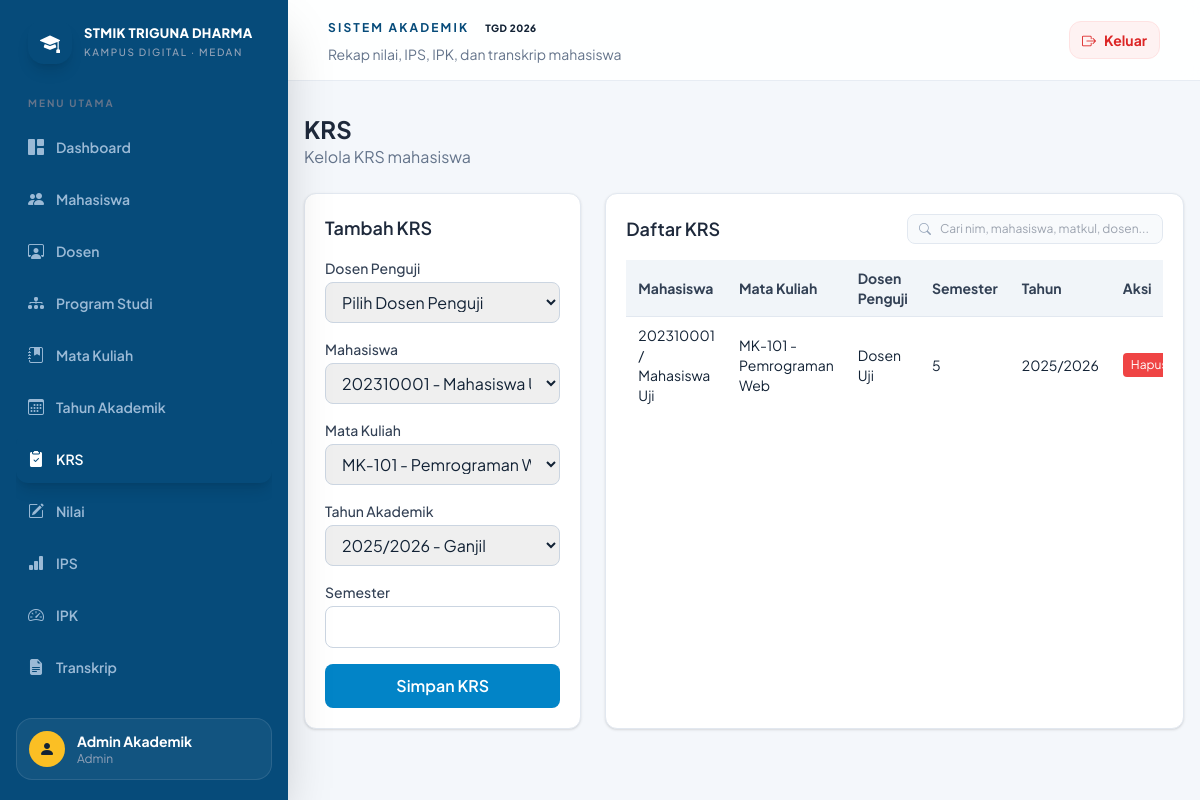
Page /admin/krs (signed in) on the committed database.
### tables this page shows
CREATE TABLE IF NOT EXISTS krs (
    id INT PRIMARY KEY AUTO_INCREMENT,
    mahasiswa_id INT NOT NULL,
    dosen_id INT DEFAULT NULL,
    mata_kuliah_id INT NOT NULL,
    tahun_akademik_id INT NOT NULL,
    semester INT NOT NULL,
    status TINYINT(1) NOT NULL DEFAULT 1,
    created_at TIMESTAMP DEFAULT CURRENT_TIMESTAMP,
    updated_at TIMESTAMP DEFAULT CURRENT_TIMESTAMP ON UPDATE CURRENT_TIMESTAMP,
    FOREIGN KEY (mahasiswa_id) REFERENCES mahasiswa(id),
    FOREIGN KEY (dosen_id) REFERENCES dosen(id),
    FOREIGN KEY (mata_kuliah_id) REFERENCES mata_kuliah(id),
    FOREIGN KEY (tahun_akademik_id) REFERENCES tahun_akademik(id),
    UNIQUE (mahasiswa_id, mata_kuliah_id, semester, tahun_akademik_id)
);

CREATE TABLE IF NOT EXISTS mahasiswa (
    id INT PRIMARY KEY AUTO_INCREMENT,
    nim VARCHAR(30) NOT NULL UNIQUE,
    nama VARCHAR(150) NOT NULL,
    jenis_kelamin ENUM('L','P') DEFAULT NULL,
    tempat_lahir VARCHAR(100) DEFAULT NULL,
    tanggal_lahir DATE DEFAULT NULL,
    alamat TEXT,
    email VARCHAR(150) DEFAULT NULL,
    no_hp VARCHAR(30) DEFAULT NULL,
    program_studi_id INT NOT NULL,
    angkatan YEAR DEFAULT NULL,
    status TINYINT(1) NOT NULL DEFAULT 1,
    user_id INT DEFAULT NULL,
    created_at TIMESTAMP DEFAULT CURRENT_TIMESTAMP,
    updated_at TIMESTAMP DEFAULT CURRENT_TIMESTAMP ON UPDATE CURRENT_TIMESTAMP,
    FOREIGN KEY (program_studi_id) REFERENCES program_studi(id),
    FOREIGN KEY (user_id) REFERENCES users(id)
);

CREATE TABLE IF NOT EXISTS mata_kuliah (
    id INT PRIMARY KEY AUTO_INCREMENT,
    kode_mk VARCHAR(30) NOT NULL UNIQUE,
    nama_mk VARCHAR(150) NOT NULL,
    sks INT NOT NULL,
    semester INT NOT NULL,
    jenis_mk VARCHAR(50) DEFAULT NULL,
    program_studi_id INT NOT NULL,
    status TINYINT(1) NOT NULL DEFAULT 1,
    created_at TIMESTAMP DEFAULT CURRENT_TIMESTAMP,
    updated_at TIMESTAMP DEFAULT CURRENT_TIMESTAMP ON UPDATE CURRENT_TIMESTAMP,
    FOREIGN KEY (program_studi_id) REFERENCES program_studi(id)
);

CREATE TABLE IF NOT EXISTS dosen (
    id INT PRIMARY KEY AUTO_INCREMENT,
    nidn VARCHAR(30) NOT NULL UNIQUE,
    nama VARCHAR(150) NOT NULL,
    email VARCHAR(150) DEFAULT NULL,
    no_hp VARCHAR(30) DEFAULT NULL,
    program_studi_id INT NOT NULL,
    status TINYINT(1) NOT NULL DEFAULT 1,
    user_id INT DEFAULT NULL,
    created_at TIMESTAMP DEFAULT CURRENT_TIMESTAMP,
    updated_at TIMESTAMP DEFAULT CURRENT_TIMESTAMP ON UPDATE CURRENT_TIMESTAMP,
    FOREIGN KEY (program_studi_id) REFERENCES program_studi(id),
    FOREIGN KEY (user_id) REFERENCES users(id)
);

CREATE TABLE IF NOT EXISTS tahun_akademik (
    id INT PRIMARY KEY AUTO_INCREMENT,
    tahun_akademik VARCHAR(20) NOT NULL,
    semester VARCHAR(20) NOT NULL,
    status_aktif TINYINT(1) NOT NULL DEFAULT 0,
    created_at TIMESTAMP DEFAULT CURRENT_TIMESTAMP,
    updated_at TIMESTAMP DEFAULT CURRENT_TIMESTAMP ON UPDATE CURRENT_TIMESTAMP
);

### helpers/helpers.php (called while the page is built, shortened)
<?php
function view(string $template, array $data = []): void
{
    extract($data);
    $path = ROOT_PATH . '/views/' . $template . '.php';
    include $path;
}
function e(mixed $value): string
{
    return htmlspecialchars((string) $value, ENT_QUOTES, 'UTF-8');
}

### controllers/KrsController.php (called while the page is built, shortened)
<?php
class KrsController
{
    private KrsModel $krsModel;
    private MahasiswaModel $mahasiswaModel;
    private MataKuliahModel $mataKuliahModel;
    private TahunAkademikModel $tahunAkademikModel;
    private DosenModel $dosenModel;
    public function __construct(PDO $pdo)
    {
        $this->krsModel = new KrsModel($pdo);
        $this->mahasiswaModel = new MahasiswaModel($pdo);
        $this->mataKuliahModel = new MataKuliahModel($pdo);
        $this->tahunAkademikModel = new TahunAkademikModel($pdo);
        $this->dosenModel = new DosenModel($pdo);
    }
    public function index(): void
    {
        $items = $this->krsModel->getAll();
        $mahasiswa = $this->mahasiswaModel->getAll();
        $matakuliah = $this->mataKuliahModel->getAll();
        $tahun = $this->tahunAkademikModel->getAll();
        $dosen = $this->dosenModel->getAll();
        view('admin/krs', ['pageTitle' => 'KRS', 'items' => $items, 'mahasiswa' => $mahasiswa, 'matakuliah' => $matakuliah, 'tahun' => $tahun, 'dosen' => $dosen]);
    }
}

### public/index.php (called while the page is built, shortened)
<?php
require_once __DIR__ . '/../helpers/helpers.php';
require_once __DIR__ . '/../models/MahasiswaModel.php';
require_once __DIR__ . '/../models/MataKuliahModel.php';
require_once __DIR__ . '/../models/TahunAkademikModel.php';
require_once __DIR__ . '/../models/KrsModel.php';
require_once __DIR__ . '/../controllers/KrsController.php';
$dbConfig = require __DIR__ . '/../config/database.php';
try {
    $db = new Database($dbConfig);
    $pdo = $db->getConnection();
} catch (Throwable $e) {
    http_response_code(503);
    echo '<!DOCTYPE html><html lang="id"><head><meta charset="UTF-8"><meta name="viewport" content="width=device-width, initial-scale=1.0"><title>Database Tidak Tersedia</title><script src="https://cdn.tailwindcss.com"></script></head><body class="bg-slate-100 min-h-screen flex items-center justify-center"><div class="max-w-lg rounded-xl bg-white p-8 shadow-lg text-center"><div class="mb-4 text-5xl">⚠️</div><h1 class="text-2xl font-bold text-slate-800 mb-2">Database belum aktif</h1><p class="text-slate-600 mb-4">Server MySQL Laragon belum berjalan atau koneksi belum dikonfigurasi.</p><pre class="overflow-auto rounded bg-slate-100 p-3 text-left text-xs text-slate-700">' . htmlspecialchars($e->getMessage(), ENT_QUOTES, 'UTF-8') . '</pre><p class="mt-4 text-sm text-slate-500">Lanjutkan dengan menyalakan MySQL di Laragon dan menjalankan script SQL dari folder database.</p></div></body></html>';
    exit;
}
$uri = parse_url($_SERVER['REQUEST_URI'], PHP_URL_PATH);
$routeMap = [
    '/' => ['AuthController', 'welcome'],
    '/login' => ['AuthController', 'login'],
    '/register' => ['AuthController', 'register'],
    '/register/dosen' => ['AuthController', 'registerDosen'],
    '/logout' => ['AuthController', 'logout'],
    '/admin/dashboard' => ['AdminController', 'dashboard'],
    '/admin/dashboard/live' => ['AdminController', 'liveData'],
    '/admin/program-studi' => ['MasterDataController', 'programStudi'],
    '/admin/mahasiswa' => ['MasterDataController', 'mahasiswa'],
    '/admin/dosen' => ['MasterDataController', 'dosen'],
    '/admin/mata-kuliah' => ['MasterDataController', 'mataKuliah'],
    '/admin/tahun-akademik' => ['MasterDataController', 'tahunAkademik'],
    '/admin/krs' => ['KrsController', 'index'],
    '/admin/krs/create' => ['KrsController', 'create'],
    '/admin/krs/delete' => ['KrsController', 'delete'],
    '/admin/nilai' => ['NilaiController', 'index'],
    '/admin/ips' => ['PerhitunganController', 'ips'],
    '/admin/ipk' => ['PerhitunganController', 'ipk'],
    '/admin/transkrip' => ['PerhitunganController', 'transkrip'],
    '/dosen/dashboard' => ['DosenController', 'dashboard'],
    '/dosen/dashboard/live' => ['DosenController', 'liveData'],
    '/mahasiswa/dashboard' => ['MahasiswaController', 'dashboard'],
    '/mahasiswa/dashboard/live' => ['MahasiswaController', 'liveData'],
    '/mahasiswa/krs' => ['KrsController', 'mandiri'],
];
$action = $routeMap[$uri] ?? null;
[$controllerName, $method] = $action;
if (in_array($controllerName, ['AdminController', 'MasterDataController', 'KrsController', 'NilaiController', 'PerhitunganController', 'DosenController', 'MahasiswaController'], true)) {
    $controller = new $controllerName($pdo);
} elseif ($controllerName === 'AuthController') {
    $controller = new $controllerName(new UserModel($pdo), $pdo);
} else {
    $controller = new $controllerName();
}
$controller->$method();

### models/MahasiswaModel.php (called while the page is built, shortened)
<?php
class MahasiswaModel
{
    private PDO $pdo;
    public function __construct(PDO $pdo)
    {
        $this->pdo = $pdo;
    }
    public function getAll(): array
    {
        $sql = 'SELECT m.*, p.nama_prodi, p.kode_prodi
                FROM mahasiswa m
                LEFT JOIN program_studi p ON p.id = m.program_studi_id
                ORDER BY m.nama ASC';
        $stmt = $this->pdo->query($sql);
        return $stmt->fetchAll();
    }
}

### models/MataKuliahModel.php (called while the page is built, shortened)
<?php
class MataKuliahModel
{
    private PDO $pdo;
    public function __construct(PDO $pdo)
    {
        $this->pdo = $pdo;
    }
    public function getAll(): array
    {
        $sql = 'SELECT mk.*, p.nama_prodi
                FROM mata_kuliah mk
                LEFT JOIN program_studi p ON p.id = mk.program_studi_id
                ORDER BY mk.nama_mk ASC';
        $stmt = $this->pdo->query($sql);
        return $stmt->fetchAll();
    }
}

### models/TahunAkademikModel.php (called while the page is built, shortened)
<?php
class TahunAkademikModel
{
    private PDO $pdo;
    public function __construct(PDO $pdo)
    {
        $this->pdo = $pdo;
    }
    public function getAll(): array
    {
        $sql = 'SELECT * FROM tahun_akademik ORDER BY id DESC';
        $stmt = $this->pdo->query($sql);
        return $stmt->fetchAll();
    }
}

### models/KrsModel.php (called while the page is built, shortened)
<?php
class KrsModel
{
    private PDO $pdo;
    public function __construct(PDO $pdo)
    {
        $this->pdo = $pdo;
    }
    public function getAll(): array
    {
        $sql = 'SELECT k.*, d.nidn, d.nama AS nama_dosen, m.nim, m.nama AS nama_mahasiswa, mk.kode_mk, mk.nama_mk, ta.tahun_akademik, ta.semester AS nama_semester
                FROM krs k
                LEFT JOIN mahasiswa m ON m.id = k.mahasiswa_id
            LEFT JOIN dosen d ON d.id = k.dosen_id
                LEFT JOIN mata_kuliah mk ON mk.id = k.mata_kuliah_id
                LEFT JOIN tahun_akademik ta ON ta.id = k.tahun_akademik_id
                ORDER BY k.id DESC';
        $stmt = $this->pdo->query($sql);
        return $stmt->fetchAll();
    }
}

### views/admin/krs.php (the view, shortened to what this page needs)
<?php require __DIR__ . '/../layouts/header.php'; ?>
<div class="max-w-7xl mx-auto px-4 py-8">
    <div class="mb-6">
        <h1 class="text-2xl font-bold text-slate-800">KRS</h1>
        <p class="text-slate-500">Kelola KRS mahasiswa</p>
    </div>
    <div class="grid grid-cols-1 lg:grid-cols-3 gap-6">
        <div class="lg:col-span-1 rounded-xl bg-white p-5 shadow border border-slate-200">
            <h2 class="text-lg font-semibold text-slate-800 mb-4">Tambah KRS</h2>
            <form method="POST" action="<?php echo BASE_URL; ?>/admin/krs/create" class="space-y-4">
                <div>
                    <label class="block text-sm font-medium text-slate-700 mb-1">Dosen Penguji</label>
                    <select name="dosen_id" required class="w-full rounded-lg border border-slate-300 px-3 py-2 focus:outline-none focus:border-sky-500">
                        <option value="">Pilih Dosen Penguji</option>
                    </select>
                </div>
                <div>
                    <label class="block text-sm font-medium text-slate-700 mb-1">Mahasiswa</label>
                    <select name="mahasiswa_id" required class="w-full rounded-lg border border-slate-300 px-3 py-2 focus:outline-none focus:border-sky-500">
                        <?php foreach ($mahasiswa as $m): ?>
                            <option value="<?php echo e($m['id']); ?>"><?php echo e($m['nim'] . ' - ' . $m['nama']); ?></option>
                        <?php endforeach; ?>
                    </select>
                </div>
                <div>
                    <label class="block text-sm font-medium text-slate-700 mb-1">Mata Kuliah</label>
                    <select name="mata_kuliah_id" required class="w-full rounded-lg border border-slate-300 px-3 py-2 focus:outline-none focus:border-sky-500">
                        <?php foreach ($matakuliah as $mk): ?>
                            <option value="<?php echo e($mk['id']); ?>"><?php echo e($mk['kode_mk'] . ' - ' . $mk['nama_mk']); ?></option>
                        <?php endforeach; ?>
                    </select>
                </div>
                <div>
                    <label class="block text-sm font-medium text-slate-700 mb-1">Tahun Akademik</label>
                    <select name="tahun_akademik_id" required class="w-full rounded-lg border border-slate-300 px-3 py-2 focus:outline-none focus:border-sky-500">
                        <?php foreach ($tahun as $ta): ?>
                            <option value="<?php echo e($ta['id']); ?>"><?php echo e($ta['tahun_akademik'] . ' - ' . $ta['semester']); ?></option>
                        <?php endforeach; ?>
                    </select>
                </div>
                <div>
                    <label class="block text-sm font-medium text-slate-700 mb-1">Semester</label>
                    <input name="semester" type="number" required class="w-full rounded-lg border border-slate-300 px-3 py-2 focus:outline-none focus:border-sky-500">
                </div>
                <button type="submit" class="w-full rounded-lg bg-sky-600 px-4 py-2.5 text-white font-semibold hover:bg-sky-700">Simpan KRS</button>
            </form>
        </div>
        <div class="lg:col-span-2 rounded-xl bg-white p-5 shadow border border-slate-200 overflow-hidden">
            <div class="mb-4 flex flex-col sm:flex-row sm:items-center sm:justify-between gap-3">
                <h2 class="text-lg font-semibold text-slate-800">Daftar KRS</h2>
                <div class="relative w-full sm:w-64">
                    <i class="bi bi-search absolute left-3 top-1/2 -translate-y-1/2 text-slate-400 text-xs"></i>
                    <input id="searchKrsInput" type="text" placeholder="Cari nim, mahasiswa, matkul, dosen..." class="w-full rounded-lg border border-slate-200 bg-slate-50 py-1.5 pl-8 pr-3 text-xs focus:border-sky-500 focus:bg-white focus:outline-none">
                </div>
            </div>
            <div class="overflow-x-auto">
                <table id="tableKrs" class="min-w-full text-left text-sm">
                    <thead class="bg-slate-100 text-slate-700">
                        <tr>
                            <th class="px-3 py-2">Mahasiswa</th>
                            <th class="px-3 py-2">Mata Kuliah</th>
                            <th class="px-3 py-2">Dosen Penguji</th>
                            <th class="px-3 py-2">Semester</th>
                            <th class="px-3 py-2">Tahun</th>
                            <th class="px-3 py-2">Aksi</th>
                        </tr>
                    </thead>
                    <tbody>
                        <?php foreach ($items as $item): ?>
                            <tr class="border-t border-slate-200">
                                <td class="px-3 py-2"><?php echo e($item['nim'] ?? '-'); ?> / <?php echo e($item['nama_mahasiswa'] ?? '-'); ?></td>
                                <td class="px-3 py-2"><?php echo e($item['kode_mk'] ?? '-') . ' - ' . e($item['nama_mk'] ?? '-'); ?></td>
                                <td class="px-3 py-2"><?php echo e($item['nama_dosen'] ?? '-'); ?></td>
                                <td class="px-3 py-2"><?php echo e($item['semester']); ?></td>
                                <td class="px-3 py-2"><?php echo e($item['tahun_akademik'] ?? '-'); ?></td>
                                <td class="px-3 py-2">
                                    <form method="POST" action="<?php echo BASE_URL; ?>/admin/krs/delete" onsubmit="return confirm('Hapus KRS ini?');">
                                        <button type="submit" class="rounded bg-red-500 px-2 py-1 text-white text-xs hover:bg-red-600">Hapus</button>
                                    </form>
                                </td>
                            </tr>
                        <?php endforeach; ?>
                    </tbody>
                </table>
            </div>
        </div>
    </div>
</div>
<?php require __DIR__ . '/../layouts/footer.php'; ?>

### views/layouts/header.php (style rules this page uses)
:root { color-scheme: light; }
body { font-family: 'Plus Jakarta Sans', sans-serif; }

### rows in the picture
krs: mahasiswa.nim "202310001", mahasiswa.nama "Mahasiswa Uji", mata_kuliah.kode_mk "MK-101", mata_kuliah.nama_mk "Pemrograman Web", dosen.nama "Dosen Uji", semester "5", tahun_akademik.tahun_akademik "2025/2026"

### other values in the picture
$menu[0] "Dashboard"
$menu[0] "Mahasiswa"
$menu[0] "Dosen"
$menu[0] "Program Studi"
$menu[0] "Mata Kuliah"
$menu[0] "Tahun Akademik"
$menu[0] "KRS"
$menu[0] "Nilai"
$menu[0] "IPS"
$menu[0] "IPK"
$menu[0] "Transkrip"
$_SESSION['user']['nama'] "Admin Akademik"
$role ?: 'User' "Admin"
form field mahasiswa_id "202310001 - Mahasiswa Uji"
form field mata_kuliah_id "MK-101 - Pemrograman Web"
